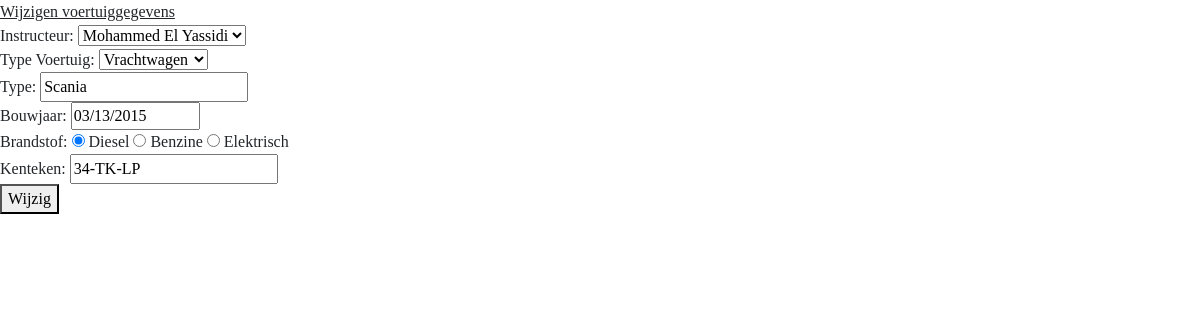
Page /instructeur/wijzig/5 on the committed database.
### tables this page shows
CREATE TABLE IF NOT EXISTS Voertuig
(
    Id                  TINYINT         UNSIGNED        NOT NULL    AUTO_INCREMENT
   ,Kenteken            VARCHAR(12)                     NOT NULL
   ,Type                VARCHAR(20)                     NOT NULL
   ,Bouwjaar            DATE                            NOT NULL
   ,Brandstof           VARCHAR(20)                     NOT NULL  
   ,TypeVoertuigId      TINYINT         UNSIGNED        NOT NULL  
   ,IsActief            BIT                             NOT NULL    DEFAULT 1
   ,Opmerkingen         VARCHAR(250)                        NULL    DEFAULT NULL
   ,DatumAangemaakt     DateTime(6)                     NOT NULL
   ,DatumGewijzigd      DateTime(6)                     NOT NULL

   ,CONSTRAINT      PK_Voertuig_Id   PRIMARY KEY CLUSTERED(Id)
   ,CONSTRAINT      FK_Voertuig_TypeVoertuigId_TypeVoertuig_Id  FOREIGN KEY (TypeVoertuigId) REFERENCES TypeVoertuig(Id)
);

CREATE TABLE IF NOT EXISTS TypeVoertuig
(
    Id                  TINYINT         UNSIGNED        NOT NULL    AUTO_INCREMENT
   ,TypeVoertuig        VARCHAR(20)                     NOT NULL
   ,Rijbewijscategorie  VARCHAR(5)                      NOT NULL
   ,IsActief            BIT                             NOT NULL    DEFAULT 1
   ,Opmerkingen         VARCHAR(250)                        NULL    DEFAULT NULL
   ,DatumAangemaakt     DateTime(6)                     NOT NULL
   ,DatumGewijzigd      DateTime(6)                     NOT NULL

   ,CONSTRAINT      PK_TypeVoertuig_Id   PRIMARY KEY CLUSTERED(Id)
);

### app/libraries/Core.php (called while the page is built, shortened)
<?php
 class Core
 {
    private $currentMethod = 'index';
    public function __construct()
    {
        $url = $this->getURL();
        if (file_exists('../app/controllers/' . ucwords($url[0]) . '.php')) {
            unset($url[0]);
        }
        $this->currentController = new $this->currentController();
        if (isset($url[1])) {
            if (method_exists($this->currentController, $url[1])) {
                $this->currentMethod = $url[1];
                unset($url[1]);
            }
        }
        $this->params = $url ? array_values($url): [];
        call_user_func_array([$this->currentController, $this->currentMethod], $this->params);
    }
    public function getURL()
    {
        if (isset($_GET['url'])) {
            $url = rtrim($_GET['url'], '/');
            $url = filter_var($url, FILTER_SANITIZE_URL);
            $url = explode('/', $url);
            return $url;
        } else {
            return array('Homepage', 'index');
        }
    }
 }

### app/require.php (called while the page is built, shortened)
<?php
    require_once 'libraries/Core.php';
    require_once 'libraries/BaseController.php';
    require_once 'libraries/Database.php';
    $init = new Core();

### public/index.php (called while the page is built)
<?php
    require_once '../app/require.php';

### app/libraries/Database.php (called while the page is built, shortened)
<?php
class Database
{
    private $dbHandler;
    private $statement;
    public function __construct()
    {
        $conn = 'mysql:host=' . DB_HOST . ';dbname=' . DB_NAME . ';charset=UTF8';
        try {
            $this->dbHandler = new PDO($conn, DB_USER, DB_PASS);
        } catch (PDOException $e) {
            echo $e->getMessage();
        }
    }
    public function query($sql)
    {
        $this->statement = $this->dbHandler->prepare($sql);
    }
    public function resultSet()
    {
        $this->statement->execute();
        return $this->statement->fetchAll(PDO::FETCH_OBJ);
    }
    public function single()
    {
        $this->statement->execute();
        return $this->statement->fetch(PDO::FETCH_OBJ);
    }
}

### app/models/InstructeurModel.php (called while the page is built, shortened)
<?php
class InstructeurModel
{
    private $db;
    public function __construct()
    {
        $this->db = new Database();
    }
    public function getInstructeurs()
    {
        $sql = "SELECT *
                FROM  Instructeur
                ORDER BY AantalSterren DESC";
        $this->db->query($sql);
        return $this->db->resultSet();
    }
    public function getTypeVoertuigen()
    {
        $sql = "SELECT Id
                      ,TypeVoertuig
                FROM  TypeVoertuig";
        $this->db->query($sql);
        return $this->db->resultSet();
    }
    public function getVoertuigById($id)
    {
        $sql = "SELECT Kenteken
        ,Type
        ,Bouwjaar
        ,Brandstof
        ,TypeVoertuigId
                FROM  Voertuig
                WHERE Id = $id";
        $this->db->query($sql);
        return $this->db->single();
    }
}

### app/views/Instructeur/wijzigen.php (the view, shortened to what this page needs)
<!DOCTYPE html>
<html lang="en">
<head>
    <link href="https://cdn.jsdelivr.net/npm/bootstrap@5.3.0-alpha3/dist/css/bootstrap.min.css" rel="stylesheet">
    <link rel="stylesheet" href="https://cdn.jsdelivr.net/npm/bootstrap-icons@1.10.4/font/bootstrap-icons.css">
    <link rel="stylesheet" href="/css/style.css">
</head>
<body>
    <u><?= $data['title']; ?></u>
    <form method="post">
        <label for="instructeur">Instructeur:</label>
        <select name="instructeur" id="instructeur">
            <?php foreach ($data['instructeurs'] as $instructeur) : ?>
                <option value="<?= $instructeur->Id ?>"><?= $instructeur->Voornaam, " ", $instructeur->Tussenvoegsel, " ", $instructeur->Achternaam ?></option>
            <?php endforeach ?>
        </select>
        <br>
        <label for="type_voertuig">Type Voertuig:</label>
        <select name="type_voertuig" id="type_voertuig">
            <?php foreach ($data['typeVoertuig'] as $typeVoertuig) : ?>
                <option value="<?= $typeVoertuig->Id ?>" <?= $typeVoertuig->Id === $data['voertuig']->TypeVoertuigId ? 'selected' : '' ?>>
                    <?= $typeVoertuig->TypeVoertuig ?>
                </option>
            <?php endforeach ?>
        </select>
        <br>
        <label for="type">Type:</label>
        <input type="text" name="type" id="type" value="<?= $data['voertuig']->Type ?>">
        <br>
        <label for="bouwjaar">Bouwjaar:</label>
        <input type="date" id="bouwaar" name="bouwjaar" readonly value="<?= $data['voertuig']->Bouwjaar ?>">
        <br>
        <label>Brandstof:</label>
        <input type="radio" name="brandstof" id="diesel" value="Diesel" <?= $data['voertuig']->Brandstof === 'Diesel' ? 'checked' : '' ?>>
        <label for="diesel">Diesel</label>
        <input type="radio" name="brandstof" id="benzine" value="Benzine" <?= $data['voertuig']->Brandstof === 'Benzine' ?  'checked' : '' ?>>
        <label for="benzine">Benzine</label>
        <input type="radio" name="brandstof" id="elektrisch" value="Elektrisch" <?= $data['voertuig']->Brandstof === 'Elektrisch' ? 'checked' : '' ?>>
        <label for="electrisch">Elektrisch</label>
        <br>
        <label for="kenteken">Kenteken:</label>
        <input type="text" name="kenteken" id="kenteken" value="<?= $data['voertuig']->Kenteken ?>">
        <br>
        <button>Wijzig</button>
    </form>
</body>
</html>

### public/css/style.css (style rules this page uses)
body { font-family: Verdana; }

### rows in the picture
voertuig: type_voertuig "Vrachtwagen", type "Scania", bouwjaar "03/13/2015", Brandstof "☑ Diesel", Brandstof "☐ Benzine", kenteken "34-TK-LP"

### other values in the picture
$data['title'] "Wijzigen voertuiggegevens"
form field instructeur "Mohammed El Yassidi"
